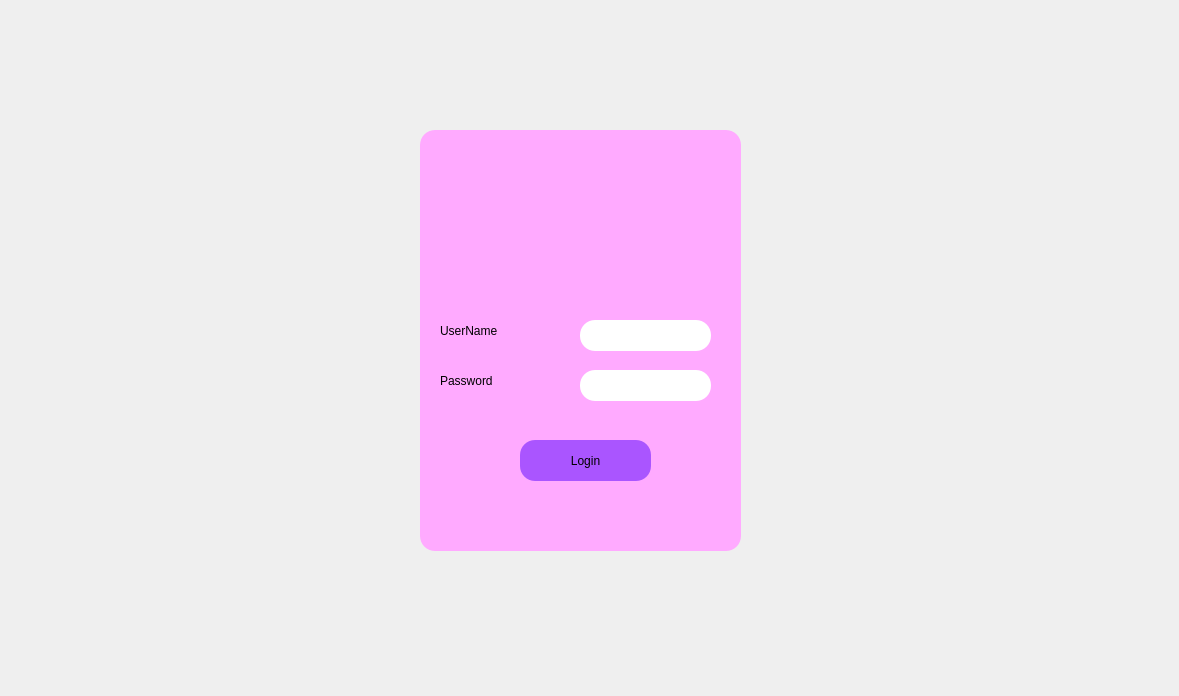
<?xml version="1.0" encoding="UTF-8"?>
<ui version="4.0">
 <class>Dialog</class>
 <widget class="QDialog" name="Dialog">
  <property name="geometry">
   <rect>
    <x>0</x>
    <y>0</y>
    <width>1179</width>
    <height>696</height>
   </rect>
  </property>
  <property name="windowTitle">
   <string>Dialog</string>
  </property>
  <widget class="QLabel" name="label_2">
   <property name="geometry">
    <rect>
     <x>0</x>
     <y>-10</y>
     <width>1181</width>
     <height>711</height>
    </rect>
   </property>
   <property name="cursor">
    <cursorShape>UpArrowCursor</cursorShape>
   </property>
   <property name="layoutDirection">
    <enum>Qt::LeftToRight</enum>
   </property>
   <property name="autoFillBackground">
    <bool>false</bool>
   </property>
   <property name="styleSheet">
    <string notr="true">background-image: url(:/newPrefix/bg2.png);
</string>
   </property>
   <property name="frameShape">
    <enum>QFrame::NoFrame</enum>
   </property>
   <property name="lineWidth">
    <number>1</number>
   </property>
   <property name="text">
    <string/>
   </property>
   <property name="pixmap">
    <pixmap resource="../../Desktop/DressUp/Yeni klasör/ustler.qrc">:/newPrefix/bg5.jpg</pixmap>
   </property>
   <property name="scaledContents">
    <bool>true</bool>
   </property>
  </widget>
  <widget class="QLineEdit" name="username">
   <property name="geometry">
    <rect>
     <x>580</x>
     <y>320</y>
     <width>131</width>
     <height>31</height>
    </rect>
   </property>
   <property name="styleSheet">
    <string notr="true">font: 12pt &quot;Sitka Small&quot;;
border-radius:15px;
</string>
   </property>
  </widget>
  <widget class="QLabel" name="label">
   <property name="geometry">
    <rect>
     <x>440</x>
     <y>360</y>
     <width>141</width>
     <height>41</height>
    </rect>
   </property>
   <property name="styleSheet">
    <string notr="true">font: 12pt &quot;Sitka Small&quot;;</string>
   </property>
   <property name="text">
    <string>Password</string>
   </property>
  </widget>
  <widget class="QLabel" name="label_3">
   <property name="geometry">
    <rect>
     <x>440</x>
     <y>310</y>
     <width>141</width>
     <height>41</height>
    </rect>
   </property>
   <property name="styleSheet">
    <string notr="true">font: 12pt &quot;Sitka Small&quot;;</string>
   </property>
   <property name="text">
    <string>UserName</string>
   </property>
  </widget>
  <widget class="QLineEdit" name="pw">
   <property name="geometry">
    <rect>
     <x>580</x>
     <y>370</y>
     <width>131</width>
     <height>31</height>
    </rect>
   </property>
   <property name="styleSheet">
    <string notr="true">border-radius:15px;</string>
   </property>
  </widget>
  <widget class="QLabel" name="label_4">
   <property name="geometry">
    <rect>
     <x>420</x>
     <y>130</y>
     <width>321</width>
     <height>421</height>
    </rect>
   </property>
   <property name="styleSheet">
    <string notr="true">background-color: rgb(255, 170, 255);
border-radius:15px;
</string>
   </property>
   <property name="text">
    <string/>
   </property>
  </widget>
  <widget class="QPushButton" name="pushButton">
   <property name="geometry">
    <rect>
     <x>520</x>
     <y>440</y>
     <width>131</width>
     <height>41</height>
    </rect>
   </property>
   <property name="styleSheet">
    <string notr="true">background-color: rgb(170, 85, 255);
font: 12pt &quot;Sitka Small&quot;;
border-radius:15px;
</string>
   </property>
   <property name="text">
    <string>Login</string>
   </property>
  </widget>
  <widget class="QLabel" name="label_5">
   <property name="geometry">
    <rect>
     <x>500</x>
     <y>150</y>
     <width>161</width>
     <height>141</height>
    </rect>
   </property>
   <property name="styleSheet">
    <string notr="true">image: url(:/newPrefix/logo.png);</string>
   </property>
   <property name="frameShape">
    <enum>QFrame::NoFrame</enum>
   </property>
   <property name="frameShadow">
    <enum>QFrame::Plain</enum>
   </property>
   <property name="text">
    <string/>
   </property>
   <property name="textFormat">
    <enum>Qt::PlainText</enum>
   </property>
  </widget>
  <zorder>label_2</zorder>
  <zorder>label_4</zorder>
  <zorder>pw</zorder>
  <zorder>username</zorder>
  <zorder>label</zorder>
  <zorder>label_3</zorder>
  <zorder>pushButton</zorder>
  <zorder>label_5</zorder>
 </widget>
 <resources>
  <include location="../../Desktop/DressUp/Yeni klasör/ustler.qrc"/>
  <include location="../../Desktop/DressUp/Yeni klasör/elb.qrc"/>
  <include location="../../Desktop/DressUp/Yeni klasör/sac.qrc"/>
  <include location="../../Desktop/DressUp/Yeni klasör/altlar.qrc"/>
 </resources>
 <connections/>
</ui>
